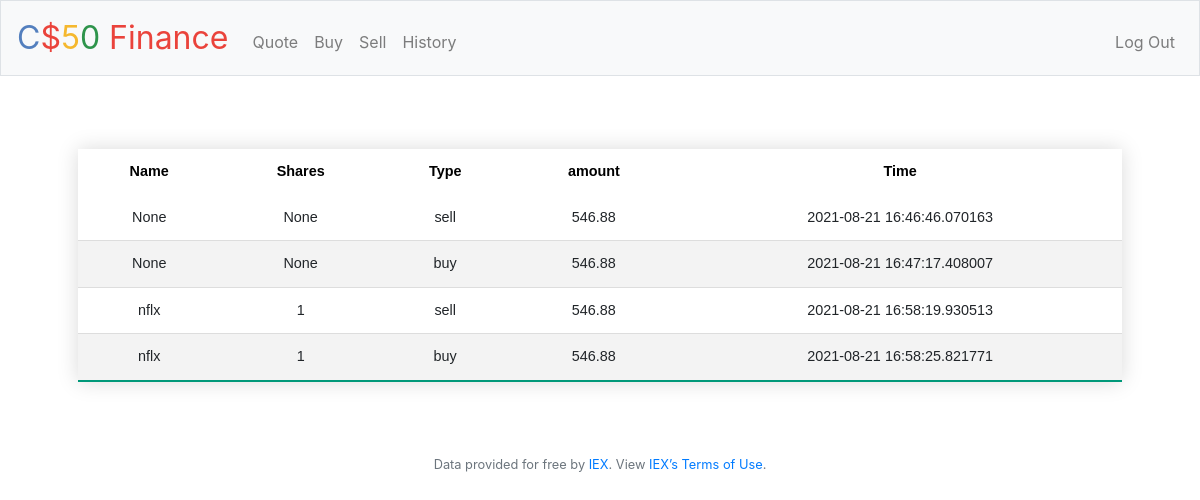
Screenshot of /history (signed in) with the database file from the repository.
### tables this page shows
CREATE TABLE 'history' ('id' integer PRIMARY KEY NOT NULL, 'user_id' integer, 'type' text, 'amount' integer, 'time' text, 'shares' INTEGER, 'name' text);

### application.py (the view)
@app.route("/history")
@login_required
def history():
    data = db.execute("select * from history")
    return render_template("history.html", data=data)

### application.py (called while the page is built)
@app.after_request
def after_request(response):
    response.headers["Cache-Control"] = "no-cache, no-store, must-revalidate"
    response.headers["Expires"] = 0
    response.headers["Pragma"] = "no-cache"
    return response

### helpers.py (called while the page is built)
def login_required(f):
    @wraps(f)
    def decorated_function(*args, **kwargs):
        if session.get("user_id") is None:
            return redirect("/login")
        return f(*args, **kwargs)
    return decorated_function

### templates/history.html (shortened to what this page needs)
{% extends "layout.html" %}
{% block main %}
    <table class="styled-table">
        <thead>
            <tr>
                <th>Name</th>
                <th>Shares</th>
                <th>Type</th>
                <th>amount</th>
                <th>Time</th>
            </tr>
        </thead>
        <tbody>
            {% for x in data %}
            <tr>
                <td> {{ x.name }} </td>
                <td> {{ x.shares }} </td>
                <td> {{ x.type }} </td>
                <td> {{ x.amount }} </td>
                <td> {{ x.time }} </td>
            </tr>
           {% endfor %}
        </tbody>
    </table>
{% endblock %}

### templates/layout.html (shortened to what this page needs)
<!DOCTYPE html>
<html lang="en">
    <head>
        <link rel="stylesheet" href="https://cdn.jsdelivr.net/npm/bootstrap@4.5.3/dist/css/bootstrap.min.css">
        <link href="/static/styles.css" rel="stylesheet">
    </head>
    <body>
        <nav class="navbar navbar-expand-md navbar-light bg-light border">
            <a class="navbar-brand" href="/"><span class="blue">C</span><span class="red">$</span><span class="yellow">5</span><span class="green">0</span> <span class="red">Finance</span></a>
            <div class="collapse navbar-collapse" id="navbar">
                {% if session.user_id %}
                    <ul class="navbar-nav mr-auto mt-2">
                        <li class="nav-item"><a class="nav-link" href="/quote">Quote</a></li>
                        <li class="nav-item"><a class="nav-link" href="/buy">Buy</a></li>
                        <li class="nav-item"><a class="nav-link" href="/sell">Sell</a></li>
                        <li class="nav-item"><a class="nav-link" href="/history">History</a></li>
                    </ul>
                    <ul class="navbar-nav ml-auto mt-2">
                        <li class="nav-item"><a class="nav-link" href="/logout">Log Out</a></li>
                    </ul>
                {% else %}
                    <ul class="navbar-nav ml-auto mt-2">
                        <li class="nav-item"><a class="nav-link" href="/register">Register</a></li>
                        <li class="nav-item"><a class="nav-link" href="/login">Log In</a></li>
                    </ul>
                {% endif %}
            </div>
        </nav>
        <main class="container p-5">
            {% block main %}{% endblock %}
        </main>
        <footer class="small text-center text-muted">
            Data provided for free by <a href="https://iextrading.com/developer">IEX</a>. View <a href="https://iextrading.com/api-exhibit-a/">IEX’s Terms of Use</a>.
        </footer>
    </body>
</html>

### static/styles.css (style rules this page uses)
nav .navbar-brand { font-size: xx-large; }
nav .navbar-brand .blue { color: #537fbe; }
nav .navbar-brand .red { color: #ea433b; }
nav .navbar-brand .yellow { color: #f5b82e; }
nav .navbar-brand .green { color: #2e944b; }
main { overflow-x: auto; text-align: center; }

### templates/history.html (style rules this page uses)
.styled-table { border-collapse: collapse; margin: 25px 0; font-size: 0.9em; font-family: sans-serif; min-width: 100%; box-shadow: 0 0 20px rgba(0, 0, 0, 0.15); }
.styled-table thead tr { color: black; text-align: center; }
.styled-table th, .styled-table td { padding: 12px 15px; }
.styled-table tbody tr { border-bottom: 1px solid #dddddd; }
.styled-table tbody tr:nth-of-type(even) { background-color: #f3f3f3; }
.styled-table tbody tr:last-of-type { border-bottom: 2px solid #009879; }

### rows the page displays
history: name "None", shares "None", type "sell", amount "546.88", time "2021-08-21 16:46:46.070163"
history: name "None", shares "None", type "buy", amount "546.88", time "2021-08-21 16:47:17.408007"
history: name "nflx", shares "1", type "sell", amount "546.88", time "2021-08-21 16:58:19.930513"
history: name "nflx", shares "1", type "buy", amount "546.88", time "2021-08-21 16:58:25.821771"
